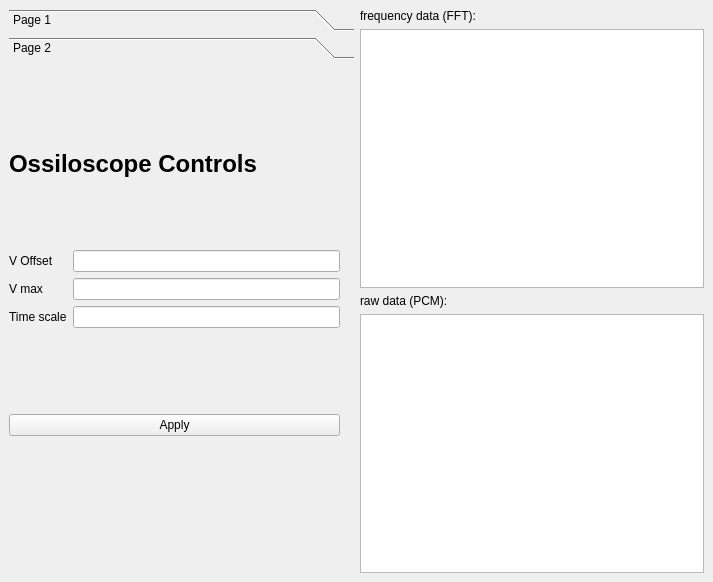
<?xml version="1.0" encoding="UTF-8"?>
<ui version="4.0">
 <class>MainWindow</class>
 <widget class="QMainWindow" name="MainWindow">
  <property name="geometry">
   <rect>
    <x>0</x>
    <y>0</y>
    <width>713</width>
    <height>582</height>
   </rect>
  </property>
  <property name="windowTitle">
   <string>MainWindow</string>
  </property>
  <widget class="QWidget" name="centralwidget">
   <layout class="QHBoxLayout" name="horizontalLayout">
    <item>
     <widget class="QToolBox" name="toolBox">
      <property name="currentIndex">
       <number>1</number>
      </property>
      <widget class="QWidget" name="page">
       <property name="geometry">
        <rect>
         <x>0</x>
         <y>0</y>
         <width>337</width>
         <height>490</height>
        </rect>
       </property>
       <attribute name="label">
        <string>Page 1</string>
       </attribute>
       <widget class="QWidget" name="verticalLayoutWidget">
        <property name="geometry">
         <rect>
          <x>0</x>
          <y>0</y>
          <width>2</width>
          <height>2</height>
         </rect>
        </property>
        <layout class="QVBoxLayout" name="verticalLayout_2"/>
       </widget>
       <widget class="QWidget" name="verticalLayoutWidget_3">
        <property name="geometry">
         <rect>
          <x>0</x>
          <y>10</y>
          <width>331</width>
          <height>351</height>
         </rect>
        </property>
        <layout class="QVBoxLayout" name="verticalLayout_4">
         <item>
          <widget class="QLabel" name="label_5">
           <property name="text">
            <string>&lt;html&gt;&lt;head/&gt;&lt;body&gt;&lt;p&gt;&lt;span style=&quot; font-size:18pt; font-weight:600;&quot;&gt;FFT Controls&lt;/span&gt;&lt;/p&gt;&lt;/body&gt;&lt;/html&gt;</string>
           </property>
          </widget>
         </item>
         <item>
          <layout class="QFormLayout" name="formLayout">
           <item row="0" column="0">
            <widget class="QLabel" name="label_3">
             <property name="text">
              <string>Min Freq</string>
             </property>
            </widget>
           </item>
           <item row="0" column="1">
            <widget class="QLineEdit" name="min_freq"/>
           </item>
           <item row="2" column="0">
            <widget class="QLabel" name="label_4">
             <property name="text">
              <string>Max Freq</string>
             </property>
            </widget>
           </item>
           <item row="2" column="1">
            <widget class="QLineEdit" name="max_freq"/>
           </item>
           <item row="3" column="0">
            <widget class="QLabel" name="label_6">
             <property name="text">
              <string>Max Amplitude</string>
             </property>
            </widget>
           </item>
           <item row="3" column="1">
            <widget class="QLineEdit" name="max_ampl"/>
           </item>
          </layout>
         </item>
         <item>
          <widget class="QPushButton" name="button_fft_apply">
           <property name="text">
            <string>Apply</string>
           </property>
          </widget>
         </item>
         <item>
          <layout class="QVBoxLayout" name="verticalLayout_3"/>
         </item>
        </layout>
       </widget>
      </widget>
      <widget class="QWidget" name="page_2">
       <property name="geometry">
        <rect>
         <x>0</x>
         <y>0</y>
         <width>337</width>
         <height>490</height>
        </rect>
       </property>
       <attribute name="label">
        <string>Page 2</string>
       </attribute>
       <widget class="QWidget" name="verticalLayoutWidget_4">
        <property name="geometry">
         <rect>
          <x>0</x>
          <y>20</y>
          <width>331</width>
          <height>351</height>
         </rect>
        </property>
        <layout class="QVBoxLayout" name="verticalLayout_5">
         <item>
          <widget class="QLabel" name="label_7">
           <property name="text">
            <string>&lt;html&gt;&lt;head/&gt;&lt;body&gt;&lt;p&gt;&lt;span style=&quot; font-size:18pt; font-weight:600;&quot;&gt;Ossiloscope Controls&lt;/span&gt;&lt;/p&gt;&lt;/body&gt;&lt;/html&gt;</string>
           </property>
          </widget>
         </item>
         <item>
          <layout class="QFormLayout" name="formLayout_2">
           <item row="0" column="0">
            <widget class="QLabel" name="label_8">
             <property name="text">
              <string>V Offset</string>
             </property>
            </widget>
           </item>
           <item row="0" column="1">
            <widget class="QLineEdit" name="v_offset">
             <property name="text">
              <string/>
             </property>
            </widget>
           </item>
           <item row="2" column="0">
            <widget class="QLabel" name="label_9">
             <property name="text">
              <string>V max</string>
             </property>
            </widget>
           </item>
           <item row="2" column="1">
            <widget class="QLineEdit" name="v_max"/>
           </item>
           <item row="3" column="0">
            <widget class="QLabel" name="label_10">
             <property name="text">
              <string>Time scale</string>
             </property>
            </widget>
           </item>
           <item row="3" column="1">
            <widget class="QLineEdit" name="time_scale"/>
           </item>
          </layout>
         </item>
         <item>
          <widget class="QPushButton" name="button_apply_sin">
           <property name="text">
            <string>Apply</string>
           </property>
          </widget>
         </item>
         <item>
          <layout class="QVBoxLayout" name="verticalLayout_6"/>
         </item>
        </layout>
       </widget>
      </widget>
     </widget>
    </item>
    <item>
     <widget class="QFrame" name="frame">
      <property name="frameShape">
       <enum>QFrame::NoFrame</enum>
      </property>
      <property name="frameShadow">
       <enum>QFrame::Plain</enum>
      </property>
      <layout class="QVBoxLayout" name="verticalLayout">
       <property name="leftMargin">
        <number>0</number>
       </property>
       <property name="topMargin">
        <number>0</number>
       </property>
       <property name="rightMargin">
        <number>0</number>
       </property>
       <property name="bottomMargin">
        <number>0</number>
       </property>
       <item>
        <widget class="QLabel" name="label">
         <property name="text">
          <string>frequency data (FFT):</string>
         </property>
        </widget>
       </item>
       <item>
        <widget class="PlotWidget" name="grFFT"/>
       </item>
       <item>
        <widget class="QLabel" name="label_2">
         <property name="text">
          <string>raw data (PCM):</string>
         </property>
        </widget>
       </item>
       <item>
        <widget class="PlotWidget" name="grPCM"/>
       </item>
      </layout>
     </widget>
    </item>
   </layout>
  </widget>
 </widget>
 <customwidgets>
  <customwidget>
   <class>PlotWidget</class>
   <extends>QGraphicsView</extends>
   <header>pyqtgraph</header>
  </customwidget>
 </customwidgets>
 <resources/>
 <connections/>
</ui>
